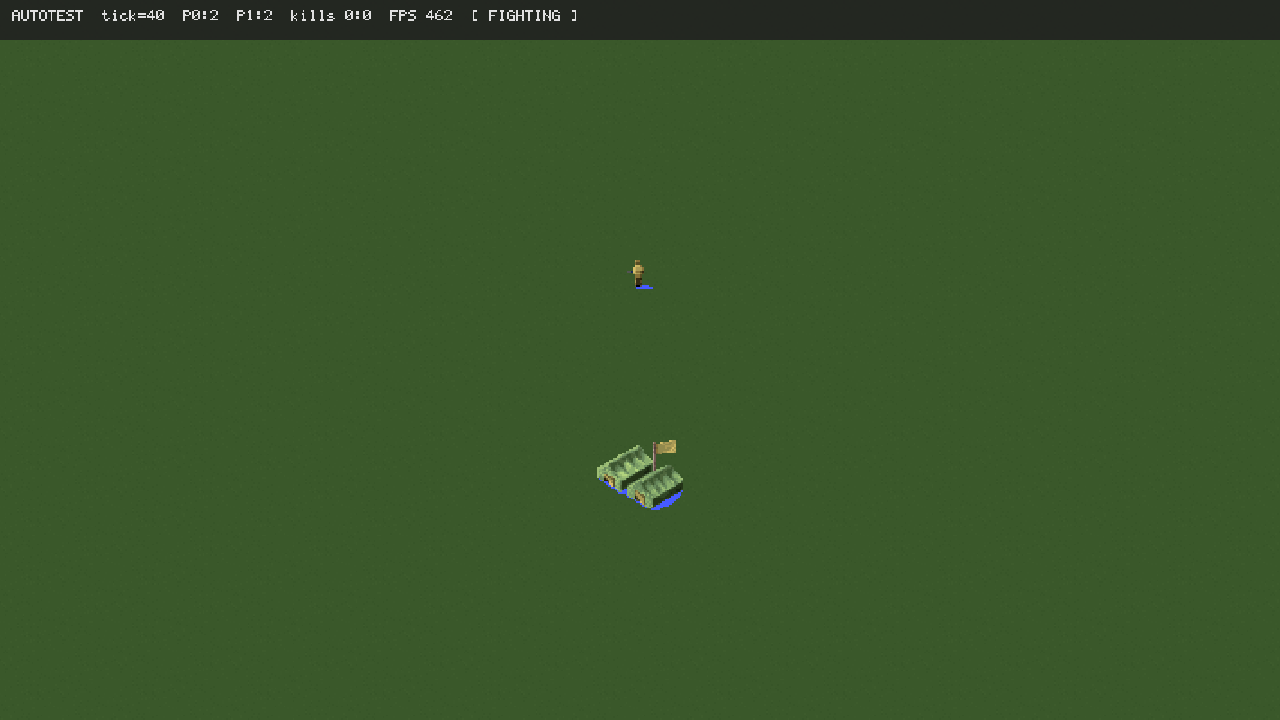
#> input picture atlas32_test.png, 1280 x 720 px
$ python photo_to_pixel.py ../atlas32_test.png ../anim_300.png ../anim_300.png
#> lines starting #> are read from the running program, lines starting #| are printed output that depends on the picture
#!/usr/bin/env python3
"""Try to turn a photorealistic render into RA-style pixel art, and show honestly how
far downscaling + palette quantisation alone gets you.

Three variants, increasing in effort:
  A  plain  box-downscale + palette quantisation      (the naive approach)
  B  + median filter before scaling                   (kills sensor/detail noise first)
  C  + outline pass                                    (RA sprites have hard dark edges)

Usage: photo_to_pixel.py <in.png> <temperat.pal> <out_prefix> [--size 48]
"""
import sys

import numpy as np
from PIL import Image, ImageFilter, ImageStat


def load_pal(path):
    with open(path, "rb") as f:
        raw = f.read()
    return np.array([[raw[i * 3] * 4, raw[i * 3 + 1] * 4, raw[i * 3 + 2] * 4] for i in range(256)], dtype=np.int32)


def quantise(img, pal):
    a = np.asarray(img.convert("RGB"), dtype=np.int32)
    flat = a.reshape(-1, 3)
    # chunked nearest-colour so we do not allocate a 200k x 256 distance matrix at once
    out = np.empty_like(flat)
    step = 8192
    for i in range(0, len(flat), step):
        chunk = flat[i:i + step]
        d = ((chunk[:, None, :] - pal[None, :, :]) ** 2).sum(axis=2)
        out[i:i + step] = pal[d.argmin(axis=1)]
    return Image.fromarray(out.reshape(a.shape).astype(np.uint8), "RGB")


def knockout_bg(img, tol=38):
    """Flat background from the corners."""
    a = np.asarray(img.convert("RGB"), dtype=np.int32)
    h, w, _ = a.shape
    corners = np.array([a[0, 0], a[0, w - 1], a[h - 1, 0], a[h - 1, w - 1]])
    bg = np.median(corners, axis=0)
    d = np.sqrt(((a - bg) ** 2).sum(axis=2))
    alpha = np.where(d <= tol * 0.75, 0, np.where(d < tol, (255 * (d - tol * 0.75) / (tol * 0.25)), 255)).astype(np.uint8)
    rgba = np.dstack([np.asarray(img.convert("RGB")), alpha])
    return Image.fromarray(rgba, "RGBA")


def outline(img, strength=110):
    """Darken pixels on the silhouette edge - RA sprites read as shapes because of it."""
    a = np.asarray(img.convert("RGBA")).copy()
    alpha = a[:, :, 3]
    edge = np.zeros_like(alpha, dtype=bool)
    # a pixel is an edge if it is opaque but any 4-neighbour is transparent
    inner = alpha > 0
    for dy, dx in ((1, 0), (-1, 0), (0, 1), (0, -1)):
        shifted = np.roll(inner, (dy, dx), axis=(0, 1))
        edge |= inner & ~shifted
    rgb = a[:, :, :3].astype(np.int16)
    rgb[edge] = np.clip(rgb[edge] - strength, 0, 255)
    a[:, :, :3] = rgb.astype(np.uint8)
    return Image.fromarray(a, "RGBA")


def main():
    if len(sys.argv) < 4:
        print(__doc__)
        return 1
    src, pal_path, prefix = sys.argv[1], sys.argv[2], sys.argv[3]
    size = 48
    for i, v in enumerate(sys.argv):
        if v == "--size" and i + 1 < len(sys.argv):
            size = int(sys.argv[i + 1])
    pal = load_pal(pal_path)

    base = knockout_bg(Image.open(src))
#> in knockout_bg, `corners = np.array([a[0, 0], a[0, w - 1], a[h - 1, 0], a[h - 1, w - 1]])`: corners = [[35, 39, 33], [35, 39, 33], [58, 88, 42], [58, 88, 42]]
#> in knockout_bg, `bg = np.median(corners, axis=0)`: bg = [46.5, 63.5, 37.5]
#> in knockout_bg, `d = np.sqrt(((a - bg) ** 2).sum(axis=2))`:
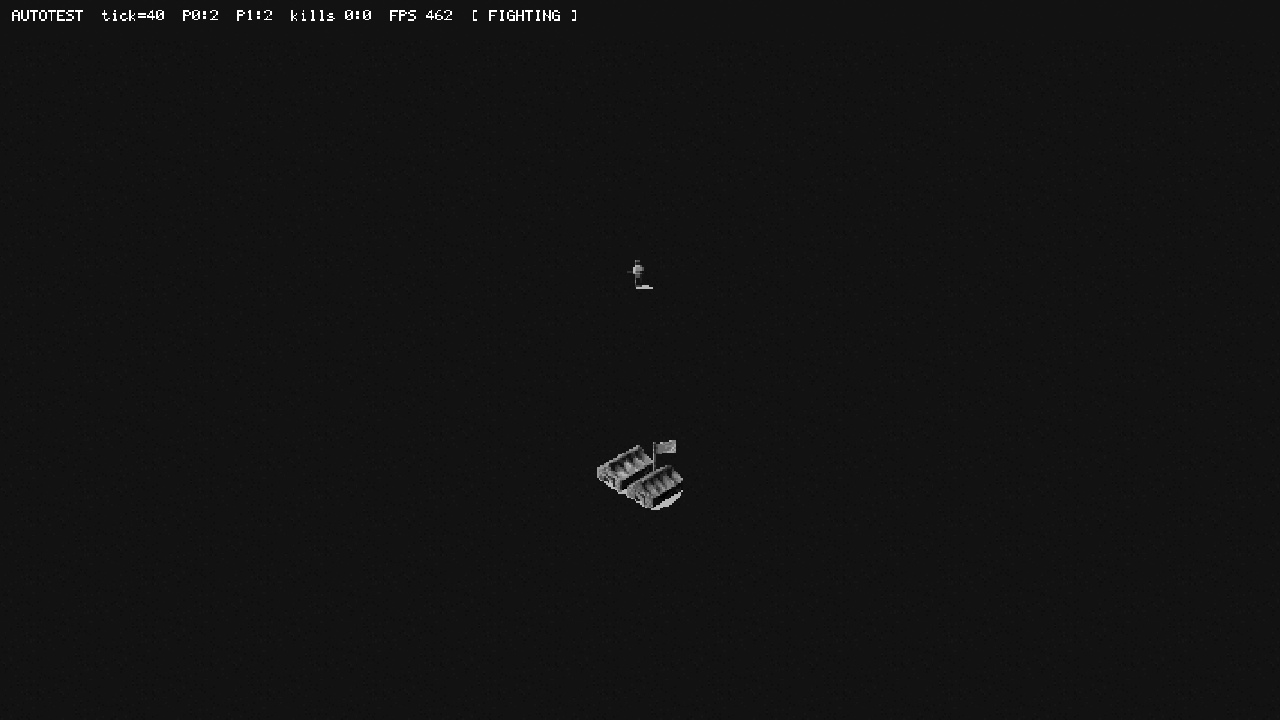
#> d: shape (720, 1280) float64; min 5.89, max 303.4, mean 28.3; drawn with min black and max white
#> in knockout_bg, `rgba = np.dstack([np.asarray(img.convert("RGB")), alpha])`:
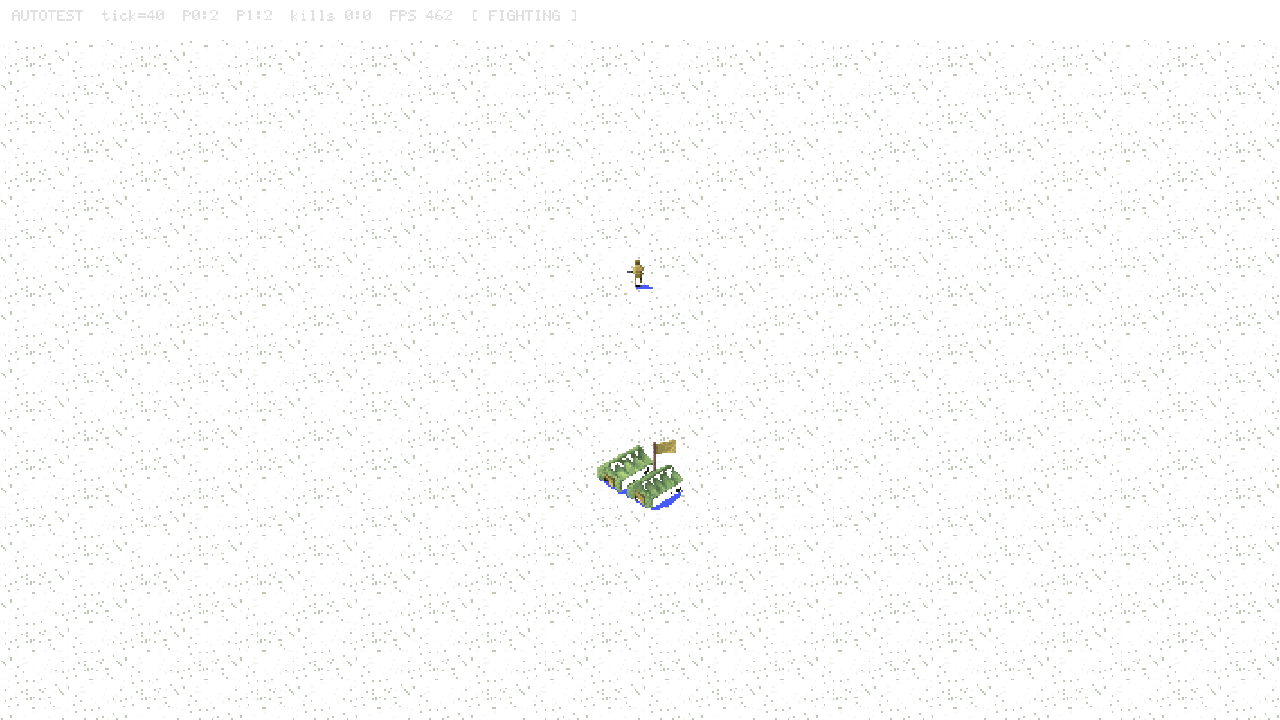
#> rgba: shape (720, 1280, 4); mean R, G, B, A 57.2, 85.7, 42.1, 4.7; transparent parts drawn white

    a = quantise(base.resize((size, size), Image.BOX), pal)
#> in quantise, `a = np.asarray(img.convert("RGB"), dtype=np.int32)`:
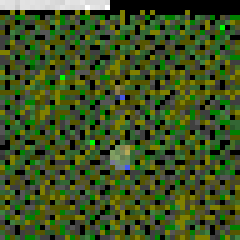
#> a: shape (48, 48, 3) int32 (shown 5 times larger); mean R, G, B 61.5, 81.8, 32.9
#> in quantise, `flat = a.reshape(-1, 3)`: flat = 2304 rows, first 8: [228, 228, 228], [224, 224, 224], [223, 223, 223], [212, 212, 212], [226, 226, 226], [224, 224, 224], [226, 226, 226], [223, 223, 223]
#> the loop in quantise, `for i in range(0, len(flat), step):` made 1 pass
#> pass 1, in quantise, `d = ((chunk[:, None, :] - pal[None, :, :]) ** 2).sum(axis=2)`:
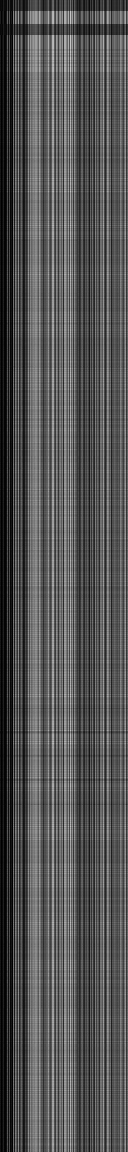
#> d: shape (2304, 256) int64 (shown at 1/2 size); min 0, max 2693936, mean 889575.2; drawn with min black and max white
#> after the loop in quantise, `for i in range(0, len(flat), step):`: out = 2304 rows, first 8: [292, 272, 260], [292, 272, 260], [292, 272, 260], [292, 272, 260], [292, 272, 260], [292, 272, 260], [292, 272, 260], [292, 272, 260]
    a.save(f"{prefix}_A_naive.png")

    med = base.filter(ImageFilter.MedianFilter(5))
    b = quantise(med.resize((size, size), Image.BOX), pal)
#> in quantise (call 2), `flat = a.reshape(-1, 3)`: flat = 2304 rows, first 8: [223, 223, 223], [229, 229, 229], [212, 212, 212], [191, 191, 191], [255, 255, 255], [212, 212, 212], [208, 208, 208], [223, 223, 223]
#> the loop in quantise (call 2), `for i in range(0, len(flat), step):` made 1 pass
#> pass 1, in quantise (call 2), `d = ((chunk[:, None, :] - pal[None, :, :]) ** 2).sum(axis=2)`:
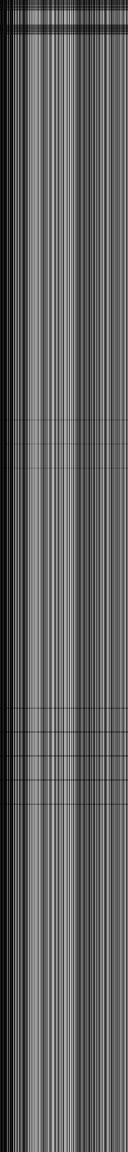
#> d: shape (2304, 256) int64 (shown at 1/2 size); min 0, max 2693936, mean 1038451.8; drawn with min black and max white
#> after the loop in quantise (call 2), `for i in range(0, len(flat), step):`: out = 2304 rows, first 8: [292, 272, 260], [292, 272, 260], [292, 272, 260], [280, 104, 200], [292, 272, 260], [292, 272, 260], [292, 272, 260], [292, 272, 260]
    b.save(f"{prefix}_B_median.png")

    c = outline(quantise(med.resize((size, size), Image.BOX), pal))
#> in outline, `alpha = a[:, :, 3]`: alpha: shape (48, 48); every value is 255
#> in outline, `inner = alpha > 0`: inner: shape (48, 48) bool; every value is 1
    c.save(f"{prefix}_C_outline.png")

    # upscale all three for inspection
    for tag, im in (("A_naive", a), ("B_median", b), ("C_outline", c)):
        im.resize((size * 8, size * 8), Image.NEAREST).convert("RGB").save(f"{prefix}_{tag}_zoom.png")
#> this loop made 3 passes
#> tag on passes 1 to 3: 'A_naive', 'B_median', 'C_outline'
#> pass 1, in main, `im.resize((size * 8, size * 8), Image.NEAREST).convert("RGB").save(f"{..`:
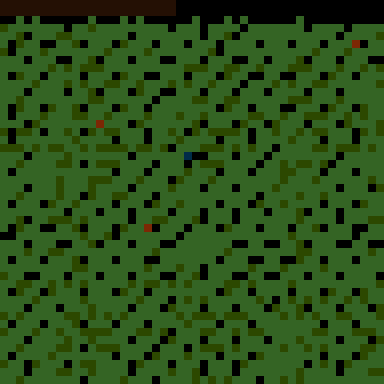
#> saved as anim_300.png_A_naive_zoom.png: PIL image 384x384 RGB; mean R, G, B 42.1, 77.8, 24
#> pass 2, in main, `im.resize((size * 8, size * 8), Image.NEAREST).convert("RGB").save(f"{..`:
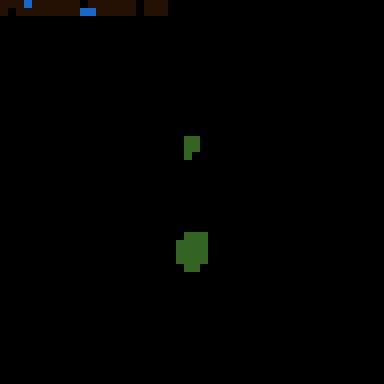
#> saved as anim_300.png_B_median_zoom.png: PIL image 384x384 RGB; mean R, G, B 1.1, 1.3, 0.7

    print(f"size {size}x{size}")
    for tag, im in (("A naive", a), ("B median", b), ("C outline", c)):
        print(f"  {tag}: {len(im.getcolors(maxcolors=1 << 24) or [])} colours")
#> this loop made 3 passes
#|   A naive: 6 colours
#|   B median: 4 colours
#|   C outline: 4 colours
    return 0


if __name__ == "__main__":
    sys.exit(main())
#> (the program exits here)
